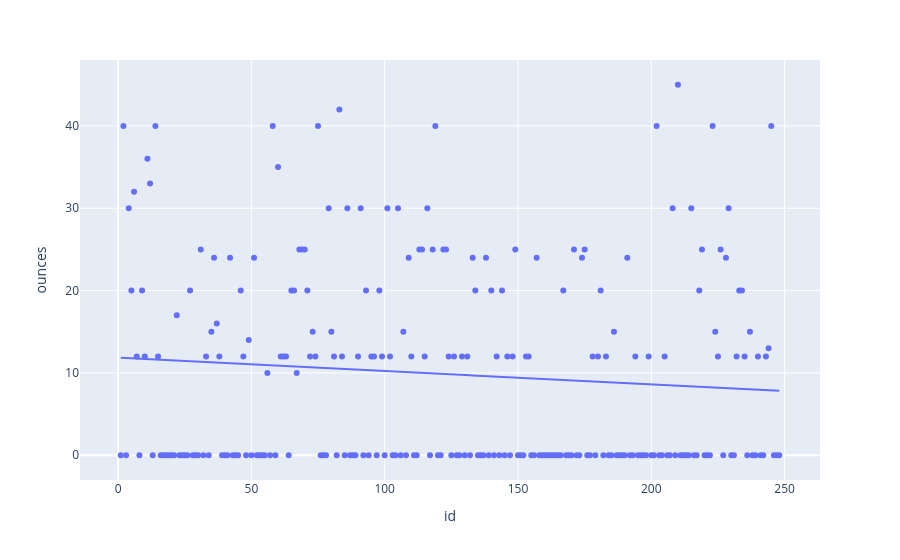

Write notebook code for a chart like this one.
### Code cell
# Add a regression line
fig_scatter1 = px.scatter(df, x="id", y="ounces", trendline="ols")
fig_scatter1.show()

### Figure 1 — Plotly figure (JSON) as saved in the notebook; plotly's stock layout.template omitted (floating-point values rounded to 4 significant figures; data arrays with more than 128 entries replaced by an {"elided": "..."} marker saying what was removed)
{"data": [{"hovertemplate": "id=%{x}<br>ounces=%{y}<extra></extra>", "legendgroup": "", "marker": {"color": "#636efa", "symbol": "circle"}, "mode": "markers", "name": "", "orientation": "v", "showlegend": false, "type": "scatter", "x": {"elided": "248 int values"}, "xaxis": "x", "y": {"elided": "248 float values"}, "yaxis": "y"}, {"hovertemplate": "<b>OLS trendline</b><br>ounces = -0.0162848 * id + 11.8581<br>R<sup>2</sup>=0.009360<br><br>id=%{x}<br>ounces=%{y} <b>(trend)</b><extra></extra>", "legendgroup": "", "marker": {"color": "#636efa", "symbol": "circle"}, "mode": "lines", "name": "", "showlegend": false, "type": "scatter", "x": {"elided": "248 int values"}, "xaxis": "x", "y": {"elided": "248 float values"}, "yaxis": "y"}], "layout": {"legend": {"tracegroupgap": 0}, "margin": {"t": 60}, "xaxis": {"anchor": "y", "domain": [0, 1], "title": {"text": "id"}}, "yaxis": {"anchor": "x", "domain": [0, 1], "title": {"text": "ounces"}}}}
